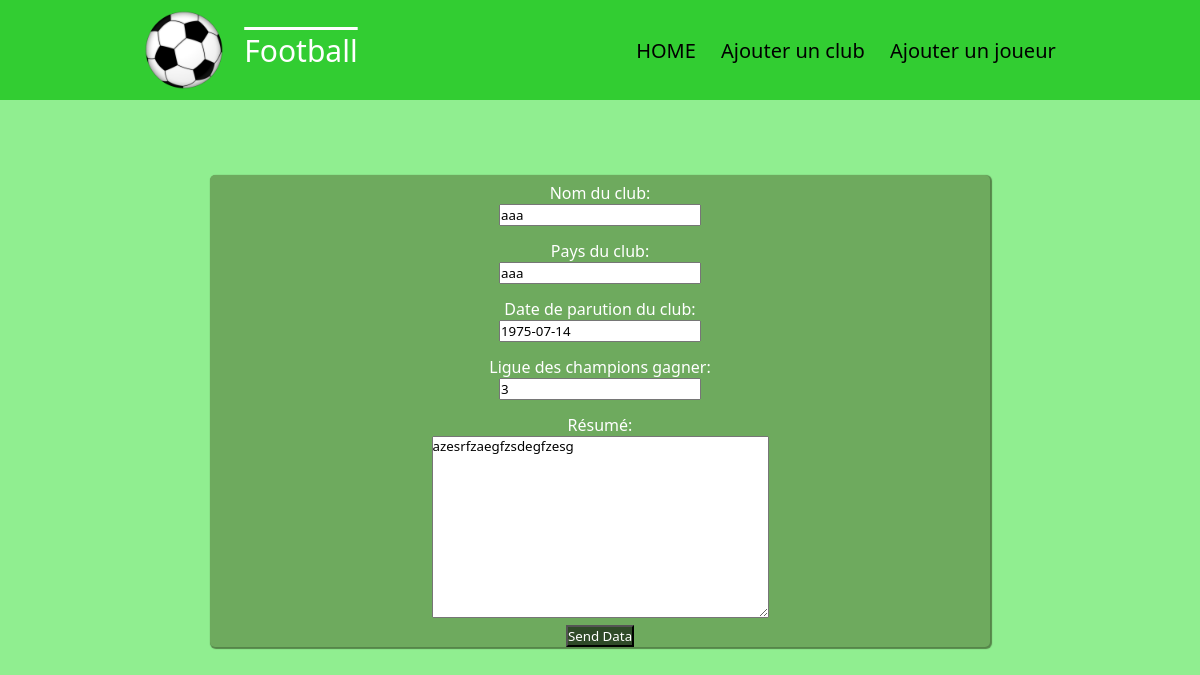
Page /football/update/3/ on the committed database.
### football/models.py (models this page shows, shortened)
class Club(models.Model): #déclare la classe Livre héritant de la classe Model, classede base des modèles
    nom_club = models.CharField(max_length=100) # défini un champs de type texte de 100 caractères maximum
    pays_club = models.CharField(max_length = 100)
    date_parution_club = models.DateField(blank = True, null = True) # champs de type date,pouvant être null ou ne pas être rempli
    nombre_LDC = models.IntegerField(blank = False) # champs de type entier devant être obligatoirement rempli
    resume = models.TextField(null = True, blank = True) # champs de type text long
    def dico(self):
        return {"nom_club": self.nom_club, "pays_club": self.pays_club,"date_parution_club":self.date_parution_club,"nombre_LDC": self.nombre_LDC,"resume": self.resume}

### football/views.py (the view)
# urls.py: path('update/<int:id>/',views.update),
def update(request, id):
    club = models.Club.objects.get(pk=id)
    cform = ClubForm(club.dico())
    return render(request, "football/update.html", {"form": cform, "id": id})

### football/forms.py
class ClubForm(ModelForm):
    class Meta:
        model = models.Club
        fields = ('nom_club', 'pays_club', 'date_parution_club', 'nombre_LDC','resume')
        labels = {
            'nom_club' : _('Nom du club'),
            'pays_club' : _('Pays du club') ,
            'date_parution_club' : _('Date de parution du club'),
            'nombre_LDC' : _('Ligue des champions gagner'),
            'resume' : _('Résumé')
        }

### football/templates/football/update.html (shortened to what this page needs)
{% extends "football/main.html" %}
{% block content %}
    <form method="post" action="/football/traitementupdate/{{id}}">
    {{ form.as_ul }}
    <input type="submit" value="Send Data"/>
    </form>
{% endblock %}

### football/static/main.css (style rules this page uses)
* { box-sizing:border-box; padding:0; margin:0; font-weight:1; color:white; }
body { background-color:#90EE90;font-family: system-ui,arial;display:flex;align-items:center;flex-direction:column; }
form { background-color:#6eaa5e; display:flex; justify-content:center; flex-direction:column; align-items:center; margin-top:75px; width:65vw; border-radius:5px; box-shadow:1px 1px 1px 1px #558549; }
form > li { list-style-type:none; display:flex; flex-direction:column; align-items:center; padding:7px; }
li { list-style-type:none; padding:7px; }
label { font-family:system-ui,arial; }
input[type=submit],button { background:#2f4a28; font-family:system-ui,arial; }
input[type=text],input[type=number],textarea,select,option { color:black; font-family:system-ui,arial; }

### rows in the picture
Club: nom_club "aaa", pays_club "aaa", date_parution_club "1975-07-14", nombre_LDC "3", resume "azesrfzaegfzsdegfzesg"
